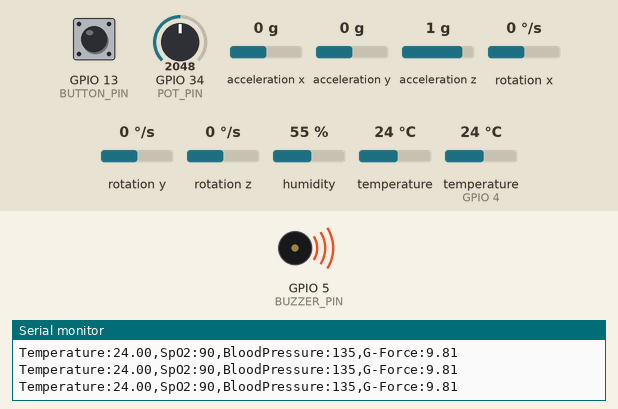
A sketch run on a simulated ESP32. Parts: buzzer (waves = sounding, pin HIGH), the last lines printed to the serial monitor. Inputs (shaded band) come from the test bench; at power-on: GPIO 13 (BUTTON_PIN) HIGH, GPIO 34 (POT_PIN) = 2048, acceleration x 0 g, acceleration y 0 g, acceleration z 1 g, rotation x 0 °/s, rotation y 0 °/s, rotation z 0 °/s, humidity 55 %, temperature 24 °C, temperature (sensor on GPIO 4) 24 °C.

Above: at 1.29 s.
1.3 s: GPIO 13 (BUTTON_PIN) pulled LOW for 0.35 s
At 1.54 s:
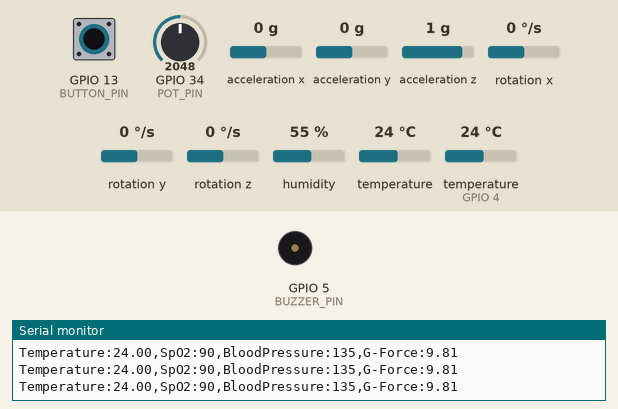
At 2.12 s:
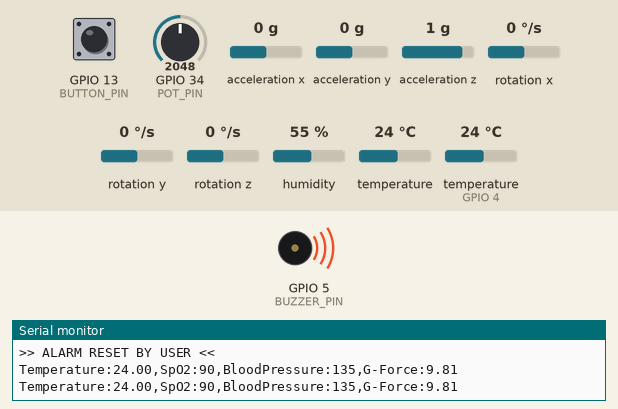
Timing chart, 0 to 10.8 s (numbered marks = the images above; inputs shaded):
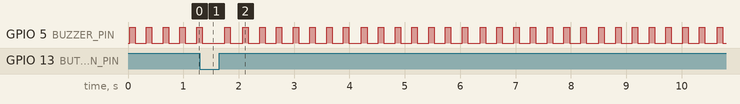

Measured:
- by itself, GPIO 5 (BUZZER_PIN): repeats every 0.33 s: HIGH 0.10 s, LOW 0.23 s

The sketch:

Integrated_web_server.ino
```cpp
#include <WiFi.h>
#include <WebServer.h>
#include <Adafruit_MPU6050.h>
#include <Adafruit_Sensor.h>
#include <DHT.h>
#include <Wire.h>

// --- Configuration ---
const char* ap_ssid = "TechNova_Healthcare";
const char* ap_pass = "12345678";

// Pin Definitions
#define DHTPIN 4
#define DHTTYPE DHT11
#define POT_PIN 34
#define SDA_PIN 21
#define SCL_PIN 22
#define BUZZER_PIN 5
#define BUTTON_PIN 13

// Object Initializations
DHT dht(DHTPIN, DHTTYPE);
Adafruit_MPU6050 mpu;
WebServer server(80);

// Global State
bool alarmActive = false;

// HTML Webpage Generation
void handleRoot() {
  // Read Sensors
  float temp = dht.readTemperature();
  int potValue = analogRead(POT_PIN);
  int simSpO2 = map(potValue, 0, 4095, 80, 100);
  int simBP = map(potValue, 0, 4095, 90, 180);

  sensors_event_t a, g, t;
  mpu.getEvent(&a, &g, &t);
  float totalAcc = sqrt(pow(a.acceleration.x, 2) + pow(a.acceleration.y, 2) + pow(a.acceleration.z, 2));

  // Logic for Alarm
  if (simSpO2 < 92 || totalAcc > 25.0 || totalAcc < 5.0) {
    alarmActive = true;
  }

  String status = alarmActive ? "CRITICAL ALERT" : "SYSTEM NORMAL";
  String bgColor = alarmActive ? "#ff4d4d" : "#2ecc71";

  // HTML Content
  String html = "<html><head><meta name='viewport' content='width=device-width, initial-scale=1'><meta http-equiv='refresh' content='2'>";
  html += "<style>body{font-family:sans-serif; text-align:center; background:#f0f2f5; margin:0;}";
  html += ".header{background:" + bgColor + "; color:white; padding:20px; font-size:24px;}";
  html += ".card{background:white; margin:20px; padding:20px; border-radius:15px; box-shadow:0 4px 6px rgba(0,0,0,0.1);}";
  html += ".val{font-size:32px; font-weight:bold; color:#2c3e50;} .unit{font-size:16px; color:#7f8c8d;}</style></head><body>";

  html += "<div class='header'><h1>" + status + "</h1></div>";

  html += "<div class='card'><div>Temperature</div><div class='val'>" + String(temp, 1) + "<span class='unit'> &deg;C</span></div></div>";
  html += "<div class='card'><div>Blood Oxygen (SpO2)</div><div class='val'>" + String(simSpO2) + "<span class='unit'> %</span></div></div>";
  html += "<div class='card'><div>Blood Pressure</div><div class='val'>" + String(simBP) + "<span class='unit'> mmHg</span></div></div>";
  html += "<div class='card'><div>Motion Force</div><div class='val'>" + String(totalAcc, 2) + "<span class='unit'> G</span></div></div>";

  html += "</body></html>";

  server.send(200, "text/html", html);
}

void setup() {
  Serial.begin(115200);
  pinMode(BUZZER_PIN, OUTPUT);
  pinMode(BUTTON_PIN, INPUT_PULLUP);

  // Initialize Sensors
  Wire.begin(SDA_PIN, SCL_PIN);
  dht.begin();
  if (!mpu.begin()) {
    Serial.println("MPU6050 failed!");
  }

  // Set ESP32 as an Access Point
  WiFi.softAP(ap_ssid, ap_pass);

  Serial.println("\n--- TechNova Server Started ---");
  Serial.print("Connect to Wi-Fi: "); Serial.println(ap_ssid);
  Serial.print("Open this IP in Browser: "); Serial.println(WiFi.softAPIP());

  server.on("/", handleRoot);
  server.begin();
}

void loop() {
  server.handleClient();

  // 1. Read Sensors for reporting
  float temp = dht.readTemperature();
  int potValue = analogRead(POT_PIN);
  int simSpO2 = map(potValue, 0, 4095, 80, 100);
  int simBP = map(potValue, 0, 4095, 90, 180);

  sensors_event_t a, g, t;
  mpu.getEvent(&a, &g, &t);
  float totalAcc = sqrt(pow(a.acceleration.x, 2) + pow(a.acceleration.y, 2) + pow(a.acceleration.z, 2));

  // 2. SERIAL PLOTTER & MONITOR OUTPUT
  // This format allows the Serial Plotter to draw multiple lines
  Serial.print("Temperature:"); Serial.print(temp); Serial.print(",");
  Serial.print("SpO2:");        Serial.print(simSpO2); Serial.print(",");
  Serial.print("BloodPressure:"); Serial.print(simBP); Serial.print(",");
  Serial.print("G-Force:");     Serial.println(totalAcc);

  // 3. Logic for Alarm (SpO2 drop or Fall)
  if (simSpO2 < 92 || totalAcc > 25.0 || totalAcc < 5.0) {
    alarmActive = true;
  }

  // 4. Reset Alarm via physical button
  if (digitalRead(BUTTON_PIN) == LOW) {
    alarmActive = false;
    digitalWrite(BUZZER_PIN, LOW);
    Serial.println(">> ALARM RESET BY USER <<");
  }

  // 5. Buzzer Alert Logic
  if (alarmActive) {
    digitalWrite(BUZZER_PIN, HIGH);
    delay(100);
    digitalWrite(BUZZER_PIN, LOW);
  }

  delay(200); // Small delay to make the Serial Plotter readable
}
```
